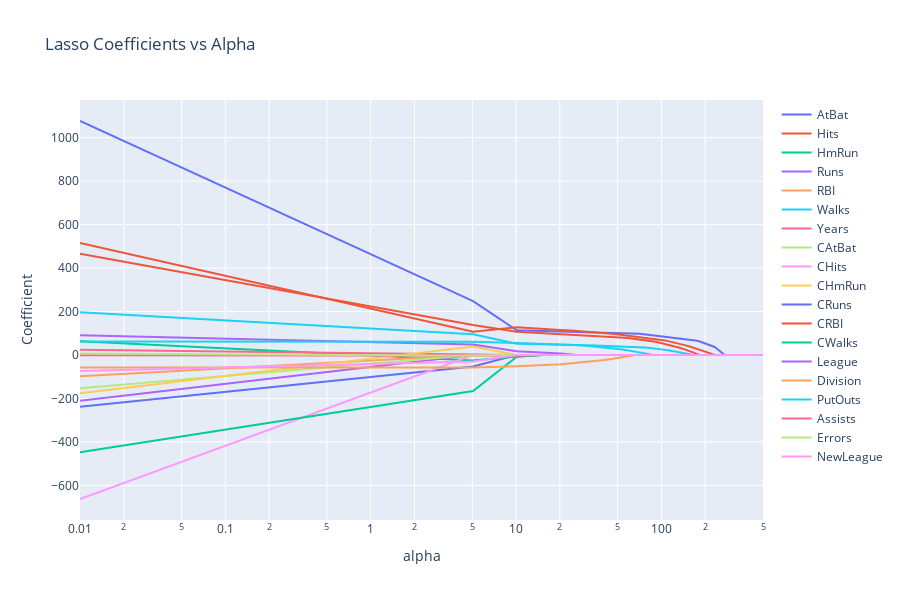

The cell this chart's notebook holds for it:
### Code cell
#Interactive plot which hover 
import plotly.graph_objects as go

fig = go.Figure()

for idx, coef_path in enumerate(coefs):
    fig.add_trace(go.Scatter(
        x=alphas, y=coef_path,
        mode='lines',
        name=feature_names[idx],
        hovertemplate=f"{feature_names[idx]}<br>alpha: %{{x}}<br>coef: %{{y}}"
    ))

fig.update_layout(
    title='Lasso Coefficients vs Alpha',
    xaxis=dict(title='alpha', type='log'),
    yaxis_title='Coefficient',
    width=900, height=600
)
fig.show()
